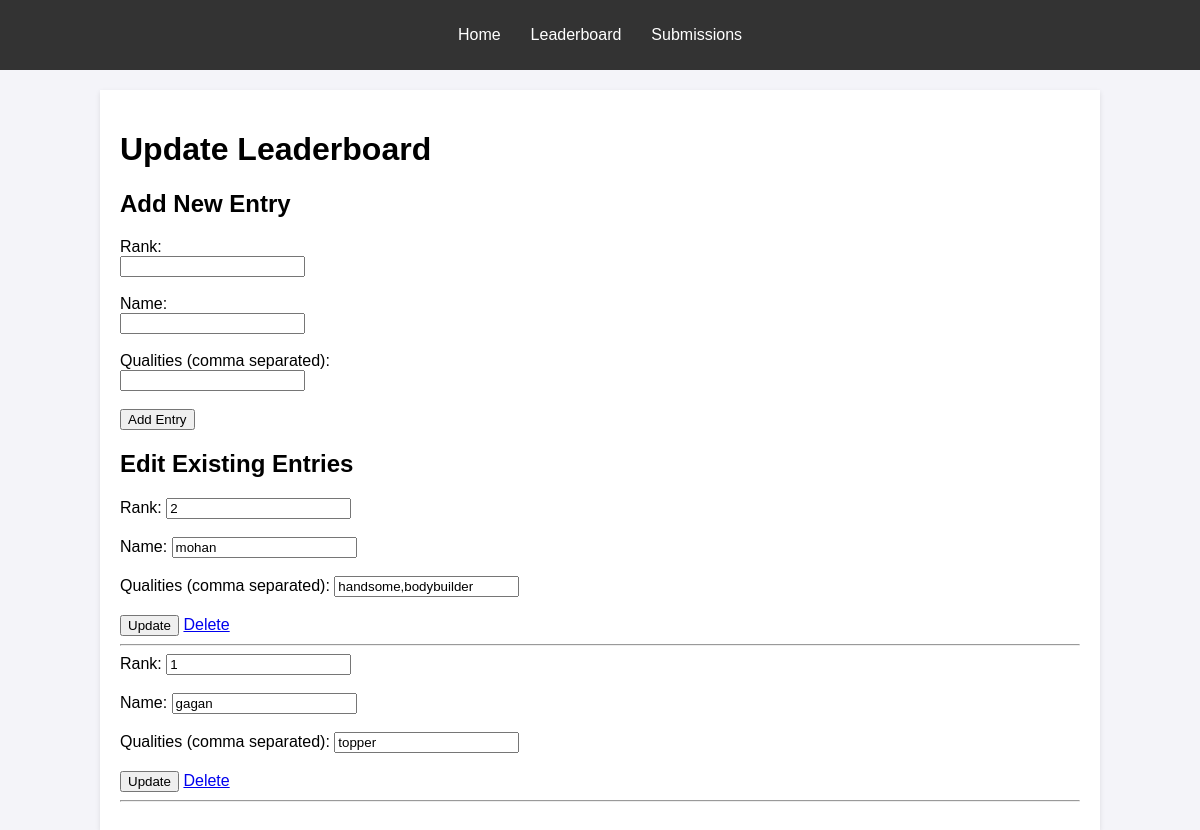
The page /update_leaderboard on the database as committed earlier.
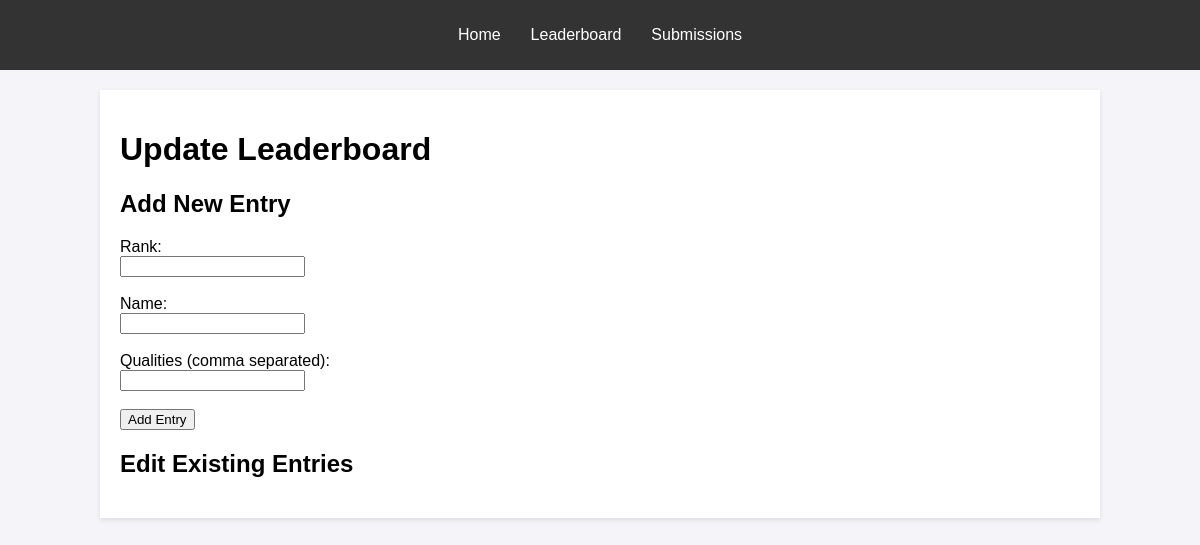
The same page on the database as committed later.
### app.py (models this page shows)
class Leaderboard(db.Model):
    id = db.Column(db.Integer, primary_key=True)
    name = db.Column(db.String(100), nullable=False)
    rank = db.Column(db.Integer, nullable=False)
    qualities = db.Column(db.String(500), nullable=True)

### app.py (the view, shortened to what this page needs)
@app.route('/update_leaderboard', methods=['GET', 'POST'])
def update_leaderboard():
    leaderboard_entries = Leaderboard.query.all()
    return render_template('update_leaderboard.html', leaderboard=leaderboard_entries)

### templates/update_leaderboard.html (shortened to what this page needs)
<!DOCTYPE html>
<html lang="en">
<head>
    <link rel="stylesheet" href="/static/leaderboard.css">
</head>
<body>
    <header>
        <nav>
            <ul>
                <li><a href="/">Home</a></li>
                <li><a href="/leaderboard">Leaderboard</a></li>
                <li><a href="/submissions">Submissions</a></li>
            </ul>
        </nav>
    </header>
    <div class="container">
        <h1>Update Leaderboard</h1>
        <h2>Add New Entry</h2>
        <form action="/update_leaderboard" method="POST">
            <label for="rank">Rank:</label><br>
            <input type="number" name="rank" required><br><br>
            <label for="name">Name:</label><br>
            <input type="text" id="name" name="name" required><br><br>
            <label for="qualities">Qualities (comma separated):</label><br>
            <input type="text" id="qualities" name="qualities" required><br><br>
            <button type="submit">Add Entry</button>
        </form>
        <h2>Edit Existing Entries</h2>
        {% for entry in leaderboard %}
        <form action="/update_leaderboard" method="POST">
            <label for="rank{{ entry.id }}">Rank:</label>
            <input type="number" id="rank{{ entry.id }}" name="rank" value="{{ entry.rank }}" required><br><br>
            <label for="name{{ entry.id }}">Name:</label>
            <input type="text" id="name{{ entry.id }}" name="name" value="{{ entry.name }}" required><br><br>
            <label for="qualities{{ entry.id }}">Qualities (comma separated):</label>
            <input type="text" id="qualities{{ entry.id }}" name="qualities" value="{{ entry.qualities }}"
                required><br><br>
            <button type="submit">Update</button>
            <a href="/delete_leaderboard/{{ entry.id }}" class="delete-btn">Delete</a>
        </form>
        <hr>
        {% endfor %}
    </div>
</body>
</html>

Rows that differ between the two databases and show on the page:
removed Leaderboard: rank "2", name "mohan", qualities "handsome,bodybuilder"
removed Leaderboard: rank "1", name "gagan", qualities "topper"
